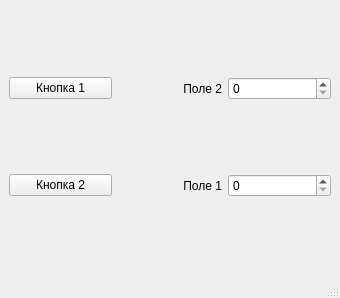
<?xml version="1.0" encoding="UTF-8"?>
<ui version="4.0">
 <class>MainWindow</class>
 <widget class="QMainWindow" name="MainWindow">
  <property name="geometry">
   <rect>
    <x>0</x>
    <y>0</y>
    <width>340</width>
    <height>298</height>
   </rect>
  </property>
  <property name="windowTitle">
   <string>MainWindow</string>
  </property>
  <widget class="QWidget" name="centralwidget">
   <layout class="QVBoxLayout" name="verticalLayout">
    <item>
     <layout class="QHBoxLayout" name="horizontalLayout_2">
      <item>
       <widget class="QPushButton" name="pb_1">
        <property name="text">
         <string>Кнопка 1</string>
        </property>
       </widget>
      </item>
      <item>
       <widget class="QLabel" name="lb_2">
        <property name="text">
         <string>Поле 2</string>
        </property>
        <property name="alignment">
         <set>Qt::AlignRight|Qt::AlignTrailing|Qt::AlignVCenter</set>
        </property>
       </widget>
      </item>
      <item>
       <widget class="QSpinBox" name="SpB_2"/>
      </item>
     </layout>
    </item>
    <item>
     <layout class="QHBoxLayout" name="horizontalLayout">
      <item>
       <widget class="QPushButton" name="pb_2">
        <property name="text">
         <string>Кнопка 2</string>
        </property>
       </widget>
      </item>
      <item>
       <widget class="QLabel" name="lb_1">
        <property name="text">
         <string>Поле 1</string>
        </property>
        <property name="alignment">
         <set>Qt::AlignRight|Qt::AlignTrailing|Qt::AlignVCenter</set>
        </property>
       </widget>
      </item>
      <item>
       <widget class="QSpinBox" name="SpB_1"/>
      </item>
     </layout>
    </item>
   </layout>
  </widget>
  <widget class="QMenuBar" name="menubar">
   <property name="geometry">
    <rect>
     <x>0</x>
     <y>0</y>
     <width>340</width>
     <height>26</height>
    </rect>
   </property>
  </widget>
  <widget class="QStatusBar" name="statusbar"/>
 </widget>
 <resources/>
 <connections/>
</ui>
